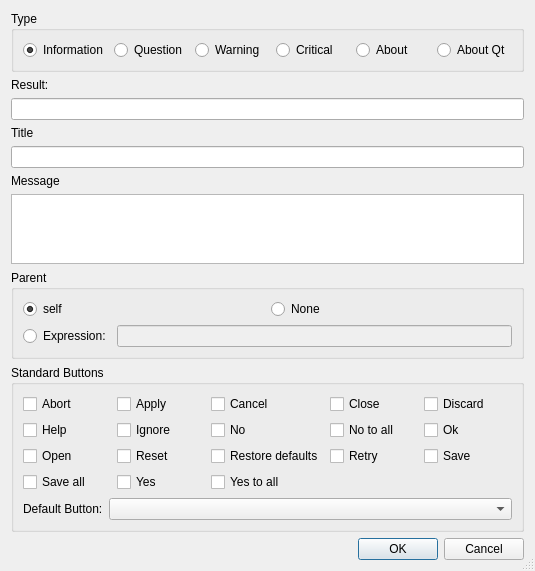
<?xml version="1.0" encoding="UTF-8"?>
<ui version="4.0">
 <class>MessageBoxWizardDialog</class>
 <widget class="QDialog" name="MessageBoxWizardDialog">
  <property name="geometry">
   <rect>
    <x>0</x>
    <y>0</y>
    <width>535</width>
    <height>522</height>
   </rect>
  </property>
  <property name="windowTitle">
   <string>QMessageBox Wizard</string>
  </property>
  <property name="sizeGripEnabled">
   <bool>true</bool>
  </property>
  <layout class="QVBoxLayout" name="verticalLayout">
   <item>
    <widget class="QGroupBox" name="groupBox">
     <property name="title">
      <string>Type</string>
     </property>
     <layout class="QHBoxLayout">
      <item>
       <widget class="QRadioButton" name="rInformation">
        <property name="toolTip">
         <string>Generate an Information QMessageBox</string>
        </property>
        <property name="text">
         <string>Information</string>
        </property>
        <property name="checked">
         <bool>true</bool>
        </property>
       </widget>
      </item>
      <item>
       <widget class="QRadioButton" name="rQuestion">
        <property name="focusPolicy">
         <enum>Qt::TabFocus</enum>
        </property>
        <property name="toolTip">
         <string>Generate a Question QMessageBox</string>
        </property>
        <property name="text">
         <string>Question</string>
        </property>
       </widget>
      </item>
      <item>
       <widget class="QRadioButton" name="rWarning">
        <property name="focusPolicy">
         <enum>Qt::TabFocus</enum>
        </property>
        <property name="toolTip">
         <string>Generate a Warning QMessageBox</string>
        </property>
        <property name="text">
         <string>Warning</string>
        </property>
       </widget>
      </item>
      <item>
       <widget class="QRadioButton" name="rCritical">
        <property name="focusPolicy">
         <enum>Qt::TabFocus</enum>
        </property>
        <property name="toolTip">
         <string>Generate a Critical QMessageBox</string>
        </property>
        <property name="text">
         <string>Critical</string>
        </property>
       </widget>
      </item>
      <item>
       <widget class="QRadioButton" name="rAbout">
        <property name="focusPolicy">
         <enum>Qt::TabFocus</enum>
        </property>
        <property name="toolTip">
         <string>Generate an About QMessageBox</string>
        </property>
        <property name="text">
         <string>About</string>
        </property>
       </widget>
      </item>
      <item>
       <widget class="QRadioButton" name="rAboutQt">
        <property name="focusPolicy">
         <enum>Qt::TabFocus</enum>
        </property>
        <property name="toolTip">
         <string>Generate an AboutQt QMessageBox</string>
        </property>
        <property name="text">
         <string>About Qt</string>
        </property>
       </widget>
      </item>
     </layout>
    </widget>
   </item>
   <item>
    <widget class="QLabel" name="lResultVar">
     <property name="text">
      <string>Result:</string>
     </property>
    </widget>
   </item>
   <item>
    <widget class="QLineEdit" name="eResultVar">
     <property name="toolTip">
      <string>Enter the result variable name</string>
     </property>
    </widget>
   </item>
   <item>
    <widget class="QLabel" name="textLabel1">
     <property name="text">
      <string>Title</string>
     </property>
    </widget>
   </item>
   <item>
    <widget class="QLineEdit" name="eCaption">
     <property name="toolTip">
      <string>Enter the title for the QMessageBox</string>
     </property>
    </widget>
   </item>
   <item>
    <widget class="QLabel" name="textLabel2">
     <property name="text">
      <string>Message</string>
     </property>
    </widget>
   </item>
   <item>
    <widget class="QTextEdit" name="eMessage">
     <property name="toolTip">
      <string>Enter the message to be shown in the QMessageBox</string>
     </property>
     <property name="tabChangesFocus">
      <bool>true</bool>
     </property>
    </widget>
   </item>
   <item>
    <widget class="QGroupBox" name="parentGroup">
     <property name="title">
      <string>Parent</string>
     </property>
     <layout class="QGridLayout" name="gridLayout_3">
      <item row="0" column="0">
       <widget class="QRadioButton" name="parentSelf">
        <property name="toolTip">
         <string>Select &quot;self&quot; as parent</string>
        </property>
        <property name="text">
         <string>self</string>
        </property>
        <property name="checked">
         <bool>true</bool>
        </property>
       </widget>
      </item>
      <item row="0" column="1">
       <widget class="QRadioButton" name="parentNone">
        <property name="toolTip">
         <string>Select &quot;None&quot; as parent</string>
        </property>
        <property name="text">
         <string>None</string>
        </property>
       </widget>
      </item>
      <item row="1" column="0" colspan="2">
       <layout class="QHBoxLayout" name="horizontalLayout_2">
        <item>
         <widget class="QRadioButton" name="parentOther">
          <property name="toolTip">
           <string>Select to enter a parent expression</string>
          </property>
          <property name="text">
           <string>Expression:</string>
          </property>
         </widget>
        </item>
        <item>
         <widget class="QLineEdit" name="parentEdit">
          <property name="enabled">
           <bool>false</bool>
          </property>
          <property name="toolTip">
           <string>Enter the parent expression</string>
          </property>
         </widget>
        </item>
       </layout>
      </item>
     </layout>
    </widget>
   </item>
   <item>
    <widget class="QGroupBox" name="standardButtons">
     <property name="title">
      <string>Standard Buttons</string>
     </property>
     <layout class="QVBoxLayout">
      <item>
       <layout class="QGridLayout">
        <item row="0" column="1">
         <widget class="QCheckBox" name="applyCheck">
          <property name="text">
           <string>Apply</string>
          </property>
         </widget>
        </item>
        <item row="0" column="0">
         <widget class="QCheckBox" name="abortCheck">
          <property name="text">
           <string>Abort</string>
          </property>
         </widget>
        </item>
        <item row="0" column="2">
         <widget class="QCheckBox" name="cancelCheck">
          <property name="text">
           <string>Cancel</string>
          </property>
         </widget>
        </item>
        <item row="1" column="1">
         <widget class="QCheckBox" name="ignoreCheck">
          <property name="text">
           <string>Ignore</string>
          </property>
         </widget>
        </item>
        <item row="3" column="0">
         <widget class="QCheckBox" name="saveallCheck">
          <property name="text">
           <string>Save all</string>
          </property>
         </widget>
        </item>
        <item row="2" column="4">
         <widget class="QCheckBox" name="saveCheck">
          <property name="text">
           <string>Save</string>
          </property>
         </widget>
        </item>
        <item row="0" column="4">
         <widget class="QCheckBox" name="discardCheck">
          <property name="text">
           <string>Discard</string>
          </property>
         </widget>
        </item>
        <item row="3" column="2">
         <widget class="QCheckBox" name="yestoallCheck">
          <property name="text">
           <string>Yes to all</string>
          </property>
         </widget>
        </item>
        <item row="2" column="0">
         <widget class="QCheckBox" name="openCheck">
          <property name="text">
           <string>Open</string>
          </property>
         </widget>
        </item>
        <item row="2" column="1">
         <widget class="QCheckBox" name="resetCheck">
          <property name="text">
           <string>Reset</string>
          </property>
         </widget>
        </item>
        <item row="1" column="4">
         <widget class="QCheckBox" name="okCheck">
          <property name="text">
           <string>Ok</string>
          </property>
         </widget>
        </item>
        <item row="1" column="2">
         <widget class="QCheckBox" name="noCheck">
          <property name="text">
           <string>No</string>
          </property>
         </widget>
        </item>
        <item row="1" column="0">
         <widget class="QCheckBox" name="helpCheck">
          <property name="text">
           <string>Help</string>
          </property>
         </widget>
        </item>
        <item row="1" column="3">
         <widget class="QCheckBox" name="notoallCheck">
          <property name="text">
           <string>No to all</string>
          </property>
         </widget>
        </item>
        <item row="2" column="3">
         <widget class="QCheckBox" name="retryCheck">
          <property name="text">
           <string>Retry</string>
          </property>
         </widget>
        </item>
        <item row="2" column="2">
         <widget class="QCheckBox" name="restoreCheck">
          <property name="text">
           <string>Restore defaults</string>
          </property>
         </widget>
        </item>
        <item row="3" column="1">
         <widget class="QCheckBox" name="yesCheck">
          <property name="text">
           <string>Yes</string>
          </property>
         </widget>
        </item>
        <item row="0" column="3">
         <widget class="QCheckBox" name="closeCheck">
          <property name="text">
           <string>Close</string>
          </property>
         </widget>
        </item>
       </layout>
      </item>
      <item>
       <layout class="QHBoxLayout">
        <item>
         <widget class="QLabel" name="TextLabel1_2">
          <property name="text">
           <string>Default Button:</string>
          </property>
         </widget>
        </item>
        <item>
         <widget class="QComboBox" name="defaultCombo">
          <property name="sizePolicy">
           <sizepolicy hsizetype="Expanding" vsizetype="Fixed">
            <horstretch>0</horstretch>
            <verstretch>0</verstretch>
           </sizepolicy>
          </property>
          <property name="toolTip">
           <string>Select the default button</string>
          </property>
         </widget>
        </item>
       </layout>
      </item>
     </layout>
    </widget>
   </item>
   <item>
    <widget class="QDialogButtonBox" name="buttonBox">
     <property name="orientation">
      <enum>Qt::Horizontal</enum>
     </property>
     <property name="standardButtons">
      <set>QDialogButtonBox::Cancel|QDialogButtonBox::Ok</set>
     </property>
    </widget>
   </item>
  </layout>
 </widget>
 <pixmapfunction>qPixmapFromMimeSource</pixmapfunction>
 <tabstops>
  <tabstop>rInformation</tabstop>
  <tabstop>rQuestion</tabstop>
  <tabstop>rWarning</tabstop>
  <tabstop>rCritical</tabstop>
  <tabstop>rAbout</tabstop>
  <tabstop>rAboutQt</tabstop>
  <tabstop>eResultVar</tabstop>
  <tabstop>eCaption</tabstop>
  <tabstop>eMessage</tabstop>
  <tabstop>parentSelf</tabstop>
  <tabstop>parentNone</tabstop>
  <tabstop>parentOther</tabstop>
  <tabstop>parentEdit</tabstop>
  <tabstop>abortCheck</tabstop>
  <tabstop>applyCheck</tabstop>
  <tabstop>cancelCheck</tabstop>
  <tabstop>closeCheck</tabstop>
  <tabstop>discardCheck</tabstop>
  <tabstop>helpCheck</tabstop>
  <tabstop>ignoreCheck</tabstop>
  <tabstop>noCheck</tabstop>
  <tabstop>notoallCheck</tabstop>
  <tabstop>okCheck</tabstop>
  <tabstop>openCheck</tabstop>
  <tabstop>resetCheck</tabstop>
  <tabstop>restoreCheck</tabstop>
  <tabstop>retryCheck</tabstop>
  <tabstop>saveCheck</tabstop>
  <tabstop>saveallCheck</tabstop>
  <tabstop>yesCheck</tabstop>
  <tabstop>yestoallCheck</tabstop>
  <tabstop>defaultCombo</tabstop>
  <tabstop>buttonBox</tabstop>
 </tabstops>
 <resources/>
 <connections>
  <connection>
   <sender>buttonBox</sender>
   <signal>accepted()</signal>
   <receiver>MessageBoxWizardDialog</receiver>
   <slot>accept()</slot>
   <hints>
    <hint type="sourcelabel">
     <x>43</x>
     <y>529</y>
    </hint>
    <hint type="destinationlabel">
     <x>34</x>
     <y>538</y>
    </hint>
   </hints>
  </connection>
  <connection>
   <sender>buttonBox</sender>
   <signal>rejected()</signal>
   <receiver>MessageBoxWizardDialog</receiver>
   <slot>reject()</slot>
   <hints>
    <hint type="sourcelabel">
     <x>135</x>
     <y>529</y>
    </hint>
    <hint type="destinationlabel">
     <x>126</x>
     <y>538</y>
    </hint>
   </hints>
  </connection>
  <connection>
   <sender>parentOther</sender>
   <signal>toggled(bool)</signal>
   <receiver>parentEdit</receiver>
   <slot>setEnabled(bool)</slot>
   <hints>
    <hint type="sourcelabel">
     <x>90</x>
     <y>305</y>
    </hint>
    <hint type="destinationlabel">
     <x>140</x>
     <y>309</y>
    </hint>
   </hints>
  </connection>
 </connections>
</ui>
